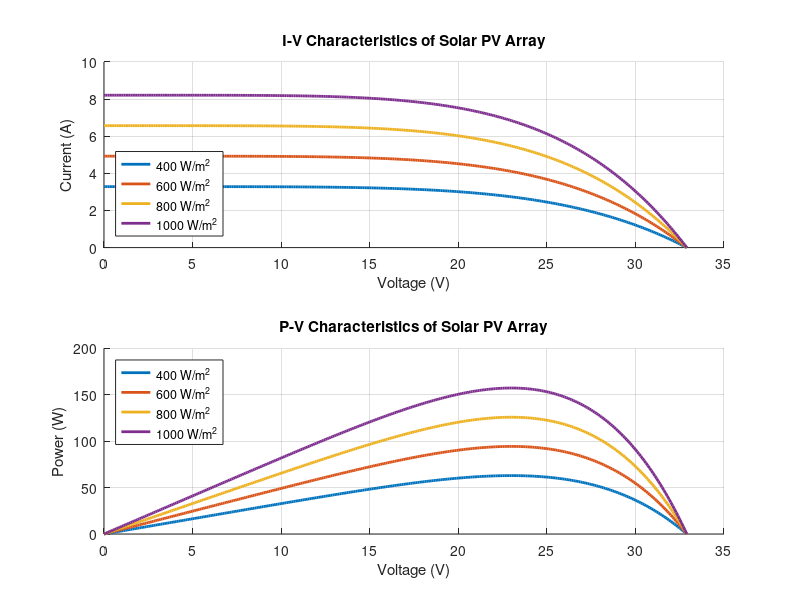

MATLAB code to generate this figure:
% Solar PV Cell I-V and P-V Characteristics Simulation
% Created for EEE Analysis & Research

clc; clear; close all;

% Module Parameters (Standard Test Conditions: 1000 W/m2, 25 deg C)
I_sc = 8.21;       % Short-circuit current (A)
V_oc = 32.9;       % Open-circuit voltage (V)
Imp = 7.61;        % Maximum power current (A)
Vmp = 26.3;        % Maximum power voltage (V)
Pmax = Vmp * Imp;  % Peak Power (W)

% Voltage Array
V = 0:0.1:V_oc;

% Varying Irradiance Levels (G in W/m^2)
G = [400, 600, 800, 1000];

figure('Name','Solar PV Characteristics','NumberTitle','off');

% Plotting I-V Curves
subplot(2,1,1);
hold on; grid on;
for i = 1:length(G)
    I = I_sc * (G(i)/1000) * (1 - (V/V_oc).^5);
    I(I < 0) = 0;
    plot(V, I, 'LineWidth', 2, 'DisplayName', sprintf('%d W/m^2', G(i)));
end
xlabel('Voltage (V)');
ylabel('Current (A)');
title('I-V Characteristics of Solar PV Array');
legend('Location', 'southwest');

% Plotting P-V Curves
subplot(2,1,2);
hold on; grid on;
for i = 1:length(G)
    I = I_sc * (G(i)/1000) * (1 - (V/V_oc).^5);
    I(I < 0) = 0;
    P = V .* I;
    plot(V, P, 'LineWidth', 2, 'DisplayName', sprintf('%d W/m^2', G(i)));
end
xlabel('Voltage (V)');
ylabel('Power (W)');
title('P-V Characteristics of Solar PV Array');
legend('Location', 'northwest');
